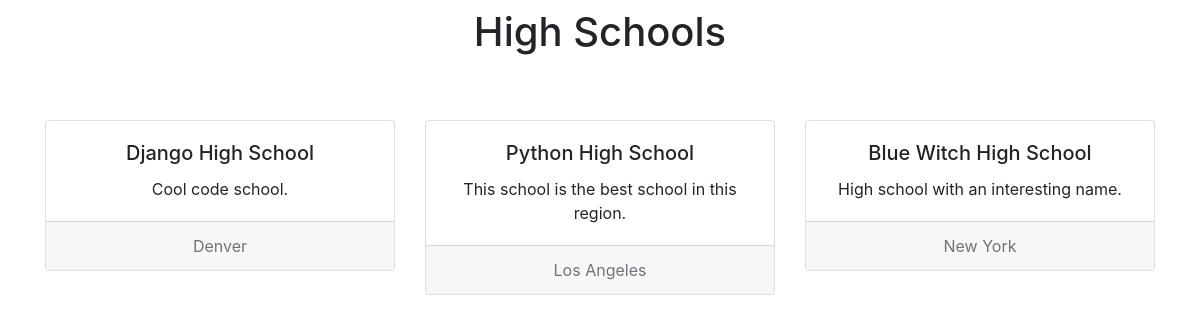
The page / on the database its author committed.
### basic_app/models.py (models this page shows, shortened)
class School(models.Model):
    name = models.CharField(max_length=100)
    location = models.CharField(max_length=100)
    description = models.TextField()

### basic_app/views.py (the view)
# urls.py: path('', views.index, name='index')
def index(request):
    schools = School.objects.all()
    return render(request, 'basic_app/index.html', {'schools':schools})

### basic_app/templates/basic_app/index.html (shortened to what this page needs)
<!doctype html>
<html lang="en">
<head>
  <link rel="stylesheet" href="https://stackpath.bootstrapcdn.com/bootstrap/4.1.1/css/bootstrap.min.css">
</head>
<body>
<div class="container">
  <h1 class="text-center py-2">High Schools</h1>
  <div class="row py-5">
    {% for school in schools%}
    <div class="col-md-4 mb-4">
      <div class="card text-center">
        <div class="card-body">
          <h5 class="card-title">{{school.name}}</h5>
          <p class="card-text">{{school.description}}</p>
        </div>
        <div class="card-footer text-muted">
          {{school.location}}
        </div>
      </div>
    </div>
    {% endfor %}
  </div>
</div>
</body>
</html>

### rows shown on the page
School: name "Django High School", description "Cool code school.", location "Denver"
School: name "Python High School", description "This school is the best school in this region.", location "Los Angeles"
School: name "Blue Witch High School", description "High school with an interesting name.", location "New York"
